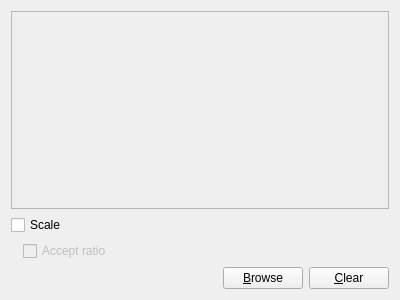
<?xml version="1.0" encoding="UTF-8"?>
<ui version="4.0">
 <class>QReportPropertyPageImage</class>
 <widget class="QWidget" name="QReportPropertyPageImage">
  <property name="geometry">
   <rect>
    <x>0</x>
    <y>0</y>
    <width>400</width>
    <height>300</height>
   </rect>
  </property>
  <property name="windowTitle">
   <string>Form</string>
  </property>
  <layout class="QVBoxLayout" name="verticalLayout">
   <item>
    <widget class="QLabel" name="label">
     <property name="sizePolicy">
      <sizepolicy hsizetype="Ignored" vsizetype="Ignored">
       <horstretch>0</horstretch>
       <verstretch>0</verstretch>
      </sizepolicy>
     </property>
     <property name="frameShape">
      <enum>QFrame::StyledPanel</enum>
     </property>
     <property name="frameShadow">
      <enum>QFrame::Sunken</enum>
     </property>
     <property name="midLineWidth">
      <number>1</number>
     </property>
     <property name="text">
      <string/>
     </property>
     <property name="alignment">
      <set>Qt::AlignCenter</set>
     </property>
    </widget>
   </item>
   <item>
    <widget class="QCheckBox" name="checkBoxScale">
     <property name="text">
      <string>Scale</string>
     </property>
    </widget>
   </item>
   <item>
    <layout class="QHBoxLayout" name="horizontalLayout_2">
     <item>
      <spacer name="horizontalSpacer_2">
       <property name="orientation">
        <enum>Qt::Horizontal</enum>
       </property>
       <property name="sizeType">
        <enum>QSizePolicy::Fixed</enum>
       </property>
       <property name="sizeHint" stdset="0">
        <size>
         <width>12</width>
         <height>20</height>
        </size>
       </property>
      </spacer>
     </item>
     <item>
      <widget class="QCheckBox" name="checkBoxAcceptRatio">
       <property name="enabled">
        <bool>false</bool>
       </property>
       <property name="text">
        <string>Accept ratio</string>
       </property>
      </widget>
     </item>
    </layout>
   </item>
   <item>
    <layout class="QHBoxLayout" name="horizontalLayout">
     <item>
      <spacer name="horizontalSpacer">
       <property name="orientation">
        <enum>Qt::Horizontal</enum>
       </property>
       <property name="sizeHint" stdset="0">
        <size>
         <width>40</width>
         <height>20</height>
        </size>
       </property>
      </spacer>
     </item>
     <item>
      <widget class="QPushButton" name="pushButtonBrowse">
       <property name="text">
        <string>&amp;Browse</string>
       </property>
      </widget>
     </item>
     <item>
      <widget class="QPushButton" name="pushButtonClear">
       <property name="text">
        <string>&amp;Clear</string>
       </property>
      </widget>
     </item>
    </layout>
   </item>
  </layout>
 </widget>
 <resources/>
 <connections>
  <connection>
   <sender>checkBoxScale</sender>
   <signal>clicked(bool)</signal>
   <receiver>checkBoxAcceptRatio</receiver>
   <slot>setEnabled(bool)</slot>
   <hints>
    <hint type="sourcelabel">
     <x>31</x>
     <y>106</y>
    </hint>
    <hint type="destinationlabel">
     <x>54</x>
     <y>167</y>
    </hint>
   </hints>
  </connection>
 </connections>
</ui>
